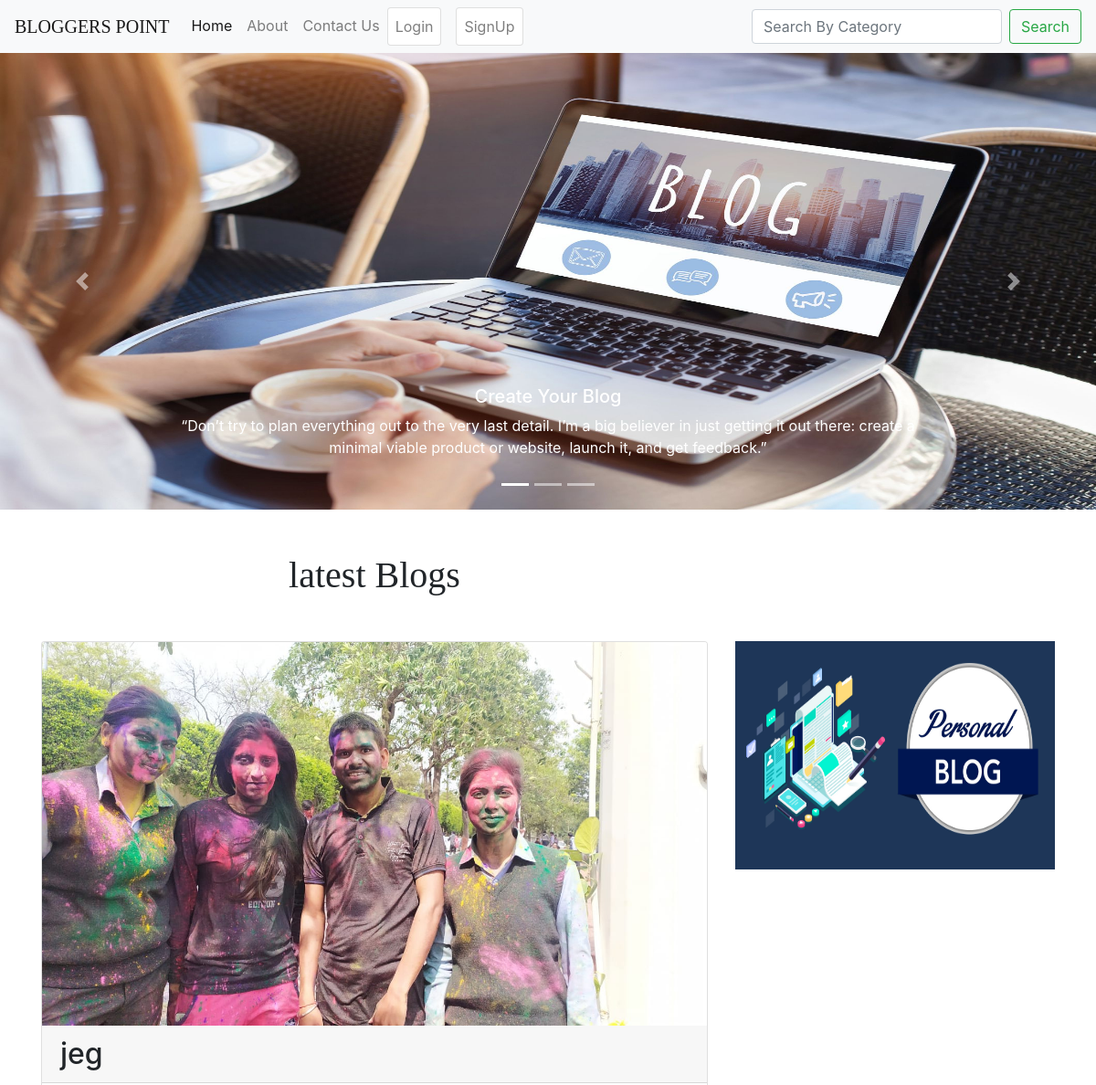
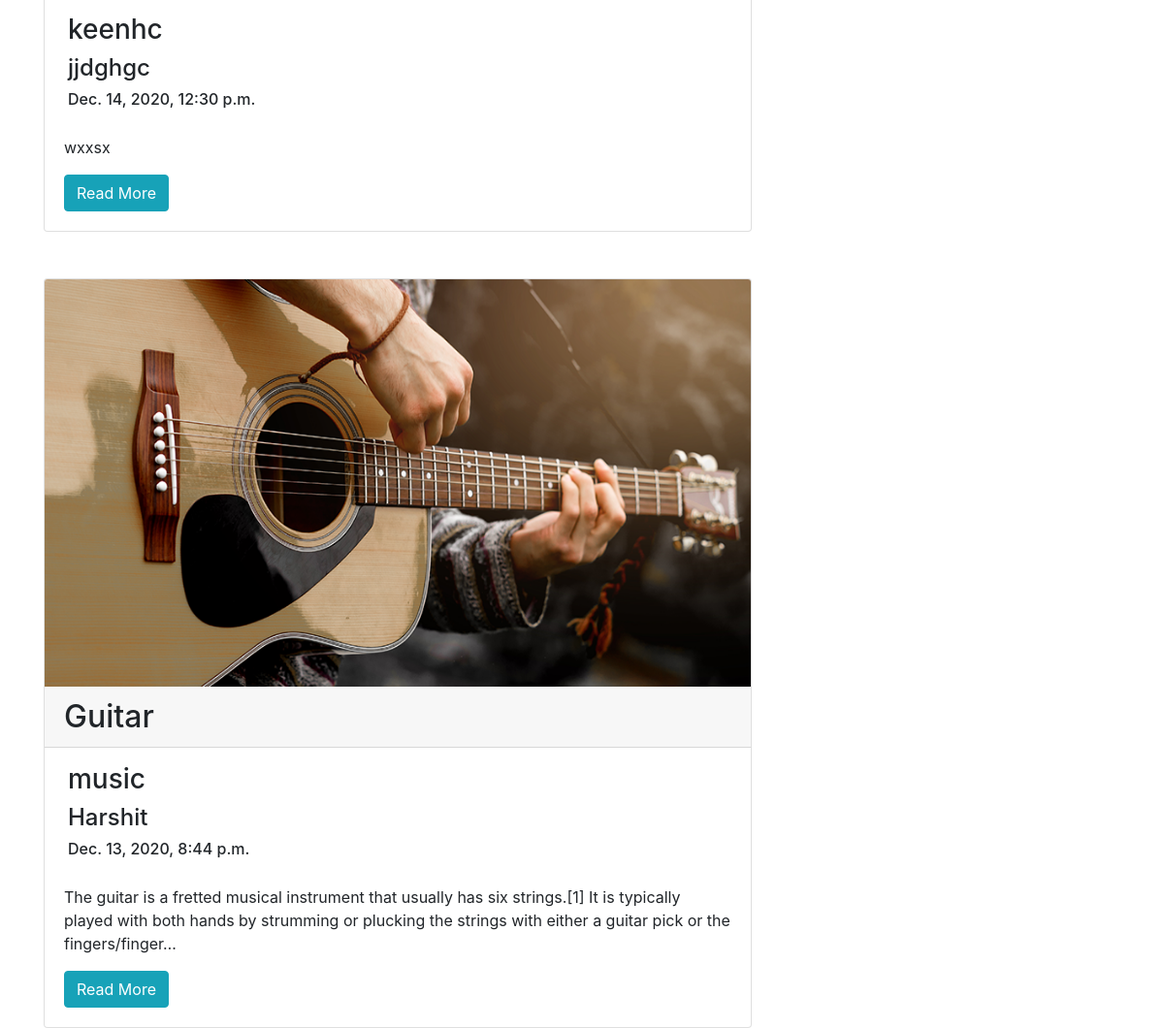
The page / on the database its author committed (2 pictures, top to bottom).
### app1/models.py (models this page shows, shortened)
class blogpost(models.Model):
    ids=models.AutoField(primary_key=True)
    name=models.CharField(max_length=30)
    catagory=models.CharField(max_length=40)
    title=models.CharField(max_length=40)
    textarea=models.TextField()
    email=models.CharField(max_length=40)
    timestamp=models.DateTimeField(auto_now_add=True, blank=True)
    image=models.ImageField(default='')

### app1/views.py (the view)
# urls.py: path('', views.main, name='main'),
def main(request):
    from .models import blogpost
    blog=blogpost.objects.all()
    return render(request, 'app1/index.html', {'blog': blog })

### app1/templates/app1/index.html (shortened to what this page needs)
<!DOCTYPE html>
<html lang="en">
    <head>
<link rel="stylesheet" href="https://cdn.jsdelivr.net/npm/bootstrap@4.5.3/dist/css/bootstrap.min.css">
    </head>
    <body>
    {% load static %}
  <nav class="navbar navbar-expand-lg navbar-light bg-light">
  <a class="navbar-brand" style="font-family: cursive;" href="#">BLOGGERS POINT</a>
  <div class="collapse navbar-collapse" id="navbarSupportedContent">
    <ul class="navbar-nav mr-auto">
      <li class="nav-item active">
        <a class="nav-link" href="#">Home <span class="sr-only">(current)</span></a>
      </li>
      <li class="nav-item">
        <a class="nav-link" href="about">About</a>
      </li>
        <li class="nav-item">
        <a class="nav-link" href="contact">Contact Us</a>
      </li>
        {% if not user.is_authenticated %}
        <li class="nav-item">
        <a class="nav-link card"  data-target="#mymodal" data-toggle="modal">Login</a>
      </li>
         <li class="nav-item">
        <a data-target="#mymodal1" data-toggle="modal" type="button"  class="nav-link card ml-3" >SignUp</a>
      </li>
        {% endif %}
    </ul>
    <form action="search" method="POST" class="form-inline my-2 my-lg-0">
      <input class="form-control mr-sm-2" type="search" placeholder="Search By Category" aria-label="Search" name="search">
      <button class="btn btn-outline-success my-2 my-sm-0" type="submit">Search</button>
    </form>
  </div>
</nav>
<div id="carouselExampleCaptions" class="carousel slide" data-ride="carousel">
  <ol class="carousel-indicators">
    <li data-target="#carouselExampleCaptions" data-slide-to="0" class="active"></li>
    <li data-target="#carouselExampleCaptions" data-slide-to="1"></li>
    <li data-target="#carouselExampleCaptions" data-slide-to="2"></li>
  </ol>
  <div class="carousel-inner">
    <div class="carousel-item active">
      <img src="{% static 'app1/blog4.jpg' %}" class="d-block w-100" height="500px" alt="...">
      <div class="carousel-caption d-none d-md-block">
        <h5>Create Your Blog</h5>
        <p>“Don’t try to plan everything out to the very last detail. I’m a big believer in just getting it out there: create a minimal viable product or website, launch it, and get feedback.”</p>
      </div>
    </div>
  </div>
  <a class="carousel-control-prev" href="#carouselExampleCaptions" role="button" data-slide="prev">
    <span class="carousel-control-prev-icon" aria-hidden="true"></span>
  </a>
  <a class="carousel-control-next" href="#carouselExampleCaptions" role="button" data-slide="next">
    <span class="carousel-control-next-icon" aria-hidden="true"></span>
  </a>
</div>
    <div class="container maine-tujhe-bola-na">
<div class="row">
    <div class="col col-md-8 col-sm-8 col-lg-8 col-xs-8">
 <div class="mt-5">
        <h1 style="text-align: center; font-family: cursive;">latest Blogs</h1>
        </div>
    {% for i in blog reversed %}
   <div class="card mt-5">
           <img src="{{i.image}}" class="card-img-top" height="420px" width="90%">
  <h2 class="card-header">
    {{i.title}}
  </h2>
       <h3 class="ml-4 mt-3"> {{i.catagory}}</h3>
       <h4 class="ml-4">{{i.email}}</h4>
       <h6 class="ml-4">{{i.timestamp}}</h6>
  <div class="card-body">
    <p class="card-text">{{i.textarea |truncatechars:200}}</p>
    <a href="blogpost/{{i.ids}}" class="btn btn-info">Read More</a>
  </div>
</div>
    {% endfor %}
    </div>
    <div class="col col-md-4 col-sm-4 col-xs-4 col-lg-4 mt-5  ">
        <div class="mt-5">
            <div class="mt-5">
                <section>
                <img src="{% static 'app1/blog8.jpg' %}"  height="250px" width="350px" class="mt-5 ">
                </section>
    </div>
    </div>
    </div>
</div>
    </div>
    </body>
</html>

### rows shown on the page
blogpost: image (picture), title "jeg", catagory "keenhc", email "jjdghgc", timestamp "Dec. 14, 2020, 12:30 p.m.", textarea "wxxsx"
blogpost: image (picture), title "Guitar", catagory "music", email "Harshit", timestamp "Dec. 13, 2020, 8:44 p.m.", textarea "The guitar is a fretted musical instrument that usually has six strings.[1] It is typically played with both hands by strumming or plucking the strings with either a guitar pick or the fingers/finger…"
